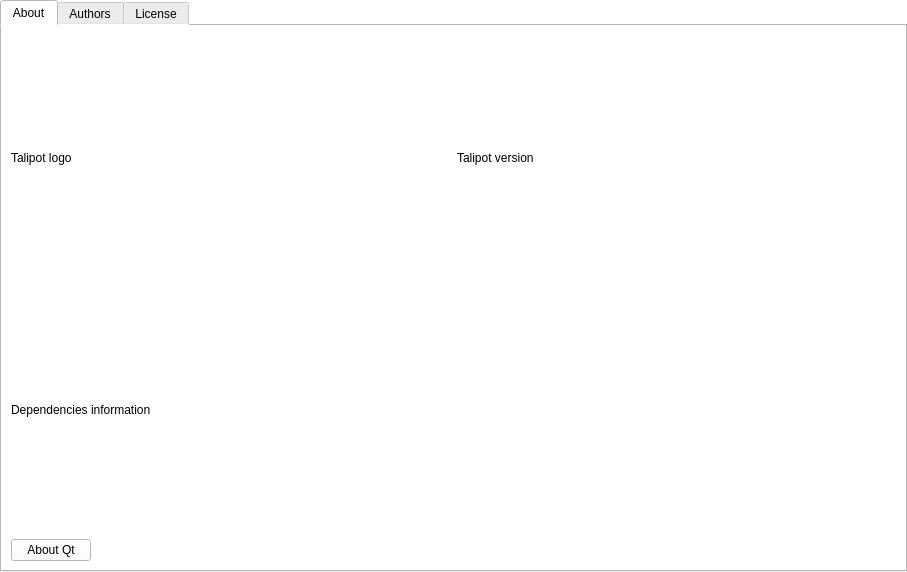
<?xml version="1.0" encoding="UTF-8"?>
<ui version="4.0">
 <class>AboutPageData</class>
 <widget class="QWidget" name="AboutPageData">
  <property name="geometry">
   <rect>
    <x>0</x>
    <y>0</y>
    <width>907</width>
    <height>572</height>
   </rect>
  </property>
  <property name="windowTitle">
   <string>About Talipot</string>
  </property>
  <property name="styleSheet">
   <string notr="true">QWidget{
background-color: white;
}</string>
  </property>
  <layout class="QVBoxLayout" name="verticalLayout_5">
   <property name="leftMargin">
    <number>0</number>
   </property>
   <property name="topMargin">
    <number>0</number>
   </property>
   <property name="rightMargin">
    <number>0</number>
   </property>
   <property name="bottomMargin">
    <number>0</number>
   </property>
   <item>
    <widget class="QTabWidget" name="tabWidget">
     <property name="currentIndex">
      <number>0</number>
     </property>
     <widget class="QWidget" name="AboutTab">
      <attribute name="title">
       <string>About</string>
      </attribute>
      <layout class="QVBoxLayout" name="verticalLayout_8">
       <item>
        <layout class="QHBoxLayout" name="horizontalLayout_8">
         <item>
          <widget class="QLabel" name="logolabel">
           <property name="text">
            <string>Talipot logo</string>
           </property>
          </widget>
         </item>
         <item>
          <widget class="QLabel" name="TalipotLabel">
           <property name="text">
            <string>Talipot version</string>
           </property>
          </widget>
         </item>
        </layout>
       </item>
       <item>
        <layout class="QHBoxLayout" name="aboutVersionLayout">
         <item>
          <widget class="QLabel" name="dependenciesInfo">
           <property name="text">
            <string>Dependencies information</string>
           </property>
          </widget>
         </item>
        </layout>
       </item>
       <item>
        <layout class="QHBoxLayout" name="horizontalLayout_7">
         <item>
          <widget class="QPushButton" name="aboutQt">
           <property name="text">
            <string>About Qt</string>
           </property>
          </widget>
         </item>
         <item>
          <spacer name="horizontalSpacer">
           <property name="orientation">
            <enum>Qt::Horizontal</enum>
           </property>
           <property name="sizeHint" stdset="0">
            <size>
             <width>40</width>
             <height>20</height>
            </size>
           </property>
          </spacer>
         </item>
        </layout>
       </item>
      </layout>
     </widget>
     <widget class="QWidget" name="tab_2">
      <attribute name="title">
       <string>Authors</string>
      </attribute>
      <layout class="QVBoxLayout" name="verticalLayout_6">
       <item>
        <widget class="QTextEdit" name="authorsTextEdit">
         <property name="readOnly">
          <bool>true</bool>
         </property>
        </widget>
       </item>
      </layout>
     </widget>
     <widget class="QWidget" name="tab_3">
      <attribute name="title">
       <string>License</string>
      </attribute>
      <layout class="QVBoxLayout" name="verticalLayout_7">
       <item>
        <widget class="QTextEdit" name="licenseTextEdit">
         <property name="readOnly">
          <bool>true</bool>
         </property>
        </widget>
       </item>
      </layout>
     </widget>
    </widget>
   </item>
  </layout>
 </widget>
 <resources>
  <include location="../resources/TalipotGUIResource.qrc"/>
 </resources>
 <connections/>
</ui>
